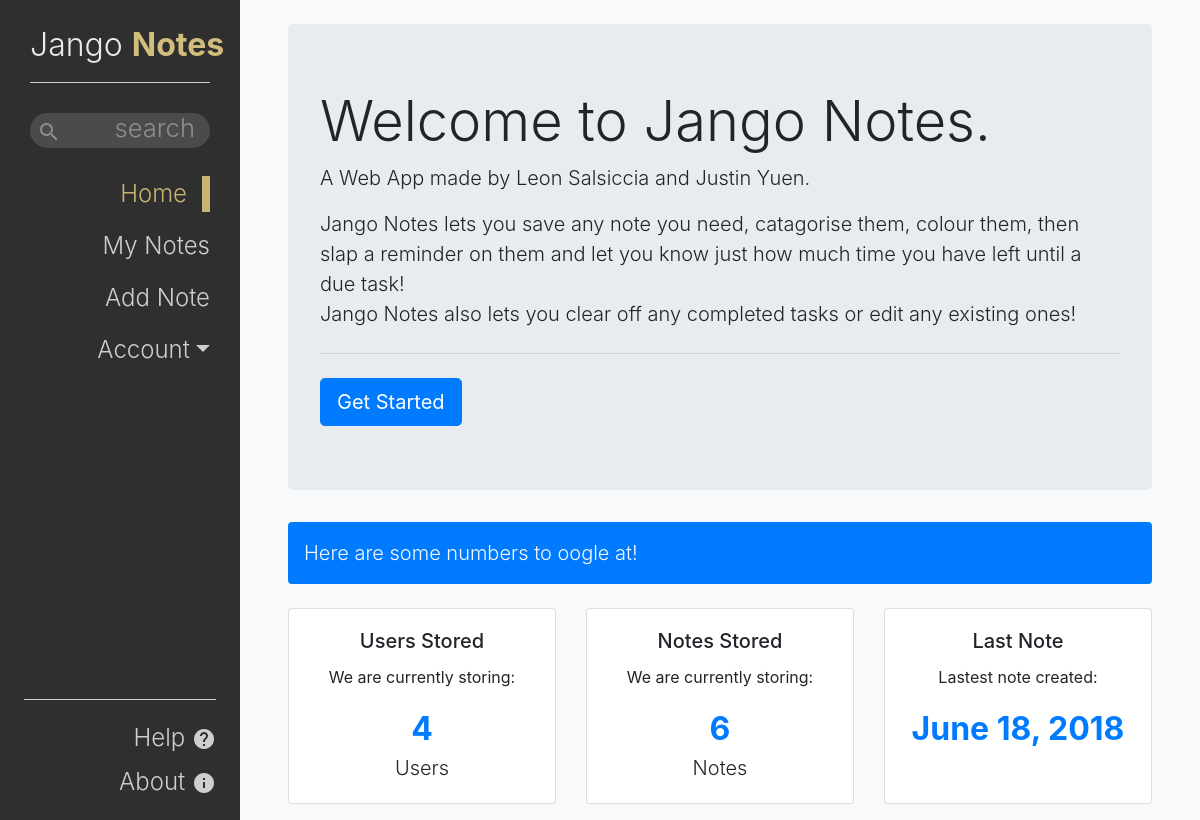
/, run on an earlier commit of the app's database.
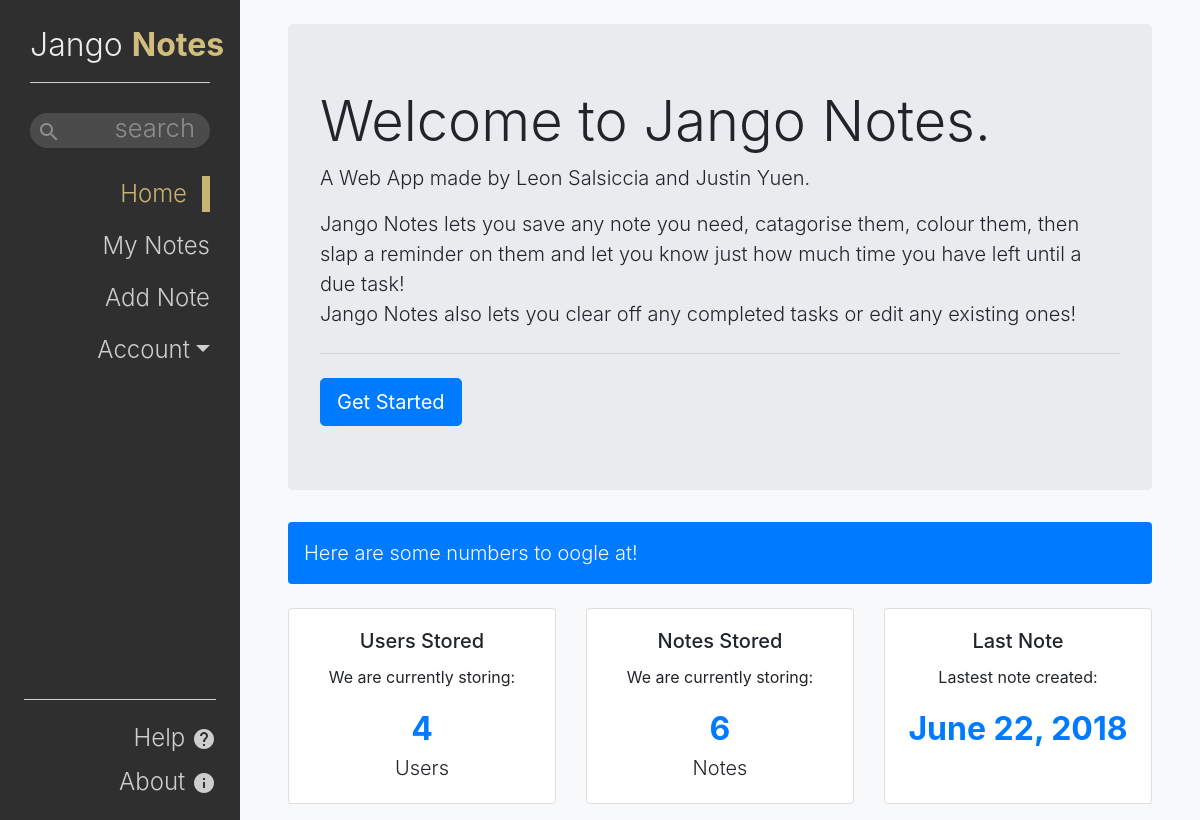
And on a later commit of the database.
### notesApp/models.py (models this page shows, shortened)
class Note(models.Model):
    colourChoices = (
        ('blue', 'Blue'),
        ('red', 'Red'),
        ('green', 'Green'),
        ('yellow', 'Yellow'),
    )
    owner = models.ForeignKey(User, on_delete=models.CASCADE)
    title = models.CharField(
        max_length=50, help_text="Main description of your task")
    description = models.TextField(
        blank=True, null=True, help_text="Any additional information")
    colour = models.CharField(blank=True, null=True,
                              max_length=50, choices=colourChoices, help_text="Colour code the note")
    group = models.CharField(
        blank=True, null=True, max_length=50, help_text="Assign the note to a group")
    dateCreated = models.DateTimeField(
        auto_now_add=True, verbose_name='date created')
    dateDue = models.DateTimeField(
        blank=True, null=True, help_text="Set a reminder date", verbose_name='date due')
    class Meta:
        ordering = ["dateCreated"]

### notesApp/views.py (the view)
# urls.py: path('', views.Index, name='index'),
def Index(request):
    notesCount = Note.objects.all().count()
    usersCount = User.objects.all().count()
    latestNote = Note.objects.order_by('-pk')[0]
    return render(request, 'notesApp/index.html', {'usersCount': usersCount, 'notesCount': notesCount, 'latestNote': latestNote})

### templates/notesApp/index.html
{% extends "base.html" %}
{% load humanize %}
{% block content %}
<div class="jumbotron">
  <h1 class="display-4">Welcome to Jango Notes.</h1>
  <p class="lead">A Web App made by Leon Salsiccia and Justin Yuen.</p>
  <p class="lead">Jango Notes lets you save any note you need, catagorise them, colour them, then slap a reminder on them and let you know
    just how much time you have left until a due task!
    <br>Jango Notes also lets you clear off any completed tasks or edit any existing ones!
  </p>
  <hr class="my-4">
  <p class="lead text-center text-md-left mb-0">
    <a class="btn btn-primary btn-lg" href="{% url 'notes' %}" role="button">Get Started</a>
  </p>
</div>
<div class="bg-primary lead text-light rounded p-3">Here are some numbers to oogle at!</div>
<br>
<div class="row">
  <div class="col-12 col-lg-4 mb-3">
    <div class="card">
      <div class="card-body text-center">
        <h5 class="card-title">Users Stored</h5>
        <p class="card-text">We are currently storing:</p>
        <span style="font-size: 2rem" class="font-weight-bold text-primary">{{ usersCount }}</span>
        <br>
        <span class="lead">Users</span>
      </div>
    </div>
  </div>
  <div class="col-12 col-lg-4 mb-3">
    <div class="card">
      <div class="card-body text-center">
        <h5 class="card-title">Notes Stored</h5>
        <p class="card-text">We are currently storing:</p>
        <span style="font-size: 2rem" class="font-weight-bold text-primary">{{ notesCount }}</span>
        <br>
        <span class="lead">Notes</span>
      </div>
    </div>
  </div>
  <div class="col-12 col-lg-4 mb-3">
    <div class="card">
      <div class="card-body text-center">
        <h5 class="card-title">Last Note</h5>
        <p class="card-text">Lastest note created:</p>
        <span style="font-size: 2rem" class="font-weight-bold text-primary">{{ latestNote.dateCreated|naturalday }}</span>
        <br>
        <span class="text-white lead">.</span>
      </div>
    </div>
  </div>
</div>
{% endblock %}
{% block sidebar %}
<li class="nav-item active">
  <a class="nav-link" href="{% url 'index' %}">Home</a>
</li>
<li class="nav-item">
  <a class="nav-link" href="{% url 'notes' %}">My Notes</a>
</li>
<li class="nav-item">
  <a class="nav-link" href="{% url 'noteCreate' %}">Add Note</a>
</li>
{% endblock %}

What changed in the data, as far as the page shows it:
removed Note: dateCreated "June 18, 2018"
added Note: dateCreated "June 22, 2018"
